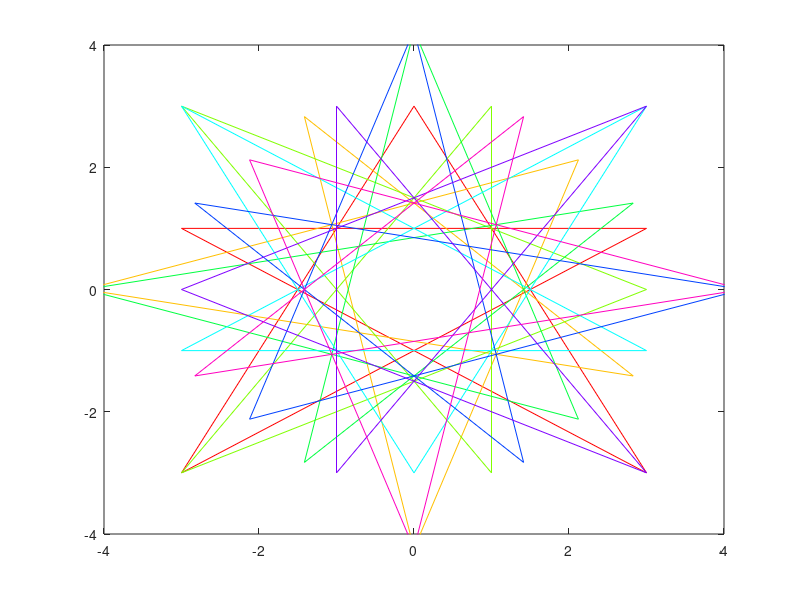

Write MATLAB code to recreate this figure.
% CHALLENGE12.M
%   Peter Dobbs 11/30/2015
%   Specs:
%       This script inputs the file 'star.txt',
%           'star.txt' contains 6 X,Y pairs that draw a star
%       plot the points and rotate them 45 degrees (pi/4) and 
%       plot them again. Continue until you have got full circle
%       Extra: make each star a different color or play with
%           colors to make a pattern.
close all
clear

fid = load('star.txt');

R = [cos(pi/4) -sin(pi/4); sin(pi/4) cos(pi/4)];

n = 8;
%color pallete
colorlist = hsv(n);

for i=1:n
    x = fid(:,1);
    y = fid(:,2);
    fid = fid*R;
    plot(x,y,'col',colorlist(i,:)); hold on;
    axis([-4 4 -4 4])
end
hold off;